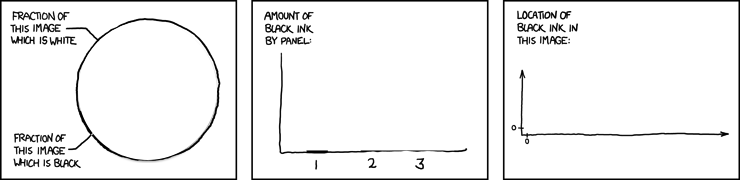
#> input picture input/base.png, 740 x 180 px
$ python meta.py   (older library calls are emulated)
#> lines starting #> are read from the running program, lines starting #| are printed output that depends on the picture
from __future__ import division
from pylab import imread, ion, figure, set_cmap, imshow, axis, title
from numpy import zeros, arange, argwhere
import numpy as np
from scipy.misc import imresize
from time import sleep

from drawnow import drawnow

def sector_mask(shape=None, centre=(200, 300), percentage=0.25, radius=100):
    """
    Return a boolean mask for a circular sector. The start/stop angles in
    `angle_range` should be given in clockwise order.
    """
    dc = 120
    angle_range = (dc, dc + percentage * 360)

    x, y   = np.ogrid[:shape[0],:shape[1]]
    cx, cy = centre
    tmin, tmax = np.deg2rad(angle_range)

    # ensure stop angle > start angle
    if tmax < tmin: tmax += 2*np.pi

    # convert cartesian --> polar coordinates
    r2 = pow(x-cx, 2) + pow(y-cy, 2)
    theta = np.arctan2(x-cx, y-cy) - tmin

    # wrap angles between 0 and 2*pi
    theta %= (2*np.pi)

    # circular mask
    circmask = r2 <= radius*radius

    # angular mask
    anglemask = theta <= (tmax-tmin)

    return circmask * anglemask

def draw_circle(percentage, image, r=70, center=(90, 148)):
    mask = sector_mask(shape=image.shape, percentage=percentage, radius=r, centre=center)
    image[mask] = 1
    return image

def draw_bars(panel_black, comic, height=400):
    base = 154
    for i in arange(3):
        bar_height = round(height * panel_black[i])
        comic[base-bar_height:base, 300+60*i:300+60*i+30] = 1

def draw_figure():
    # updating first panel
    number_black = argwhere(comic > BLACK).shape[0]
    percentage = number_black / n
    draw_circle(percentage, comic)

    # updating second panel
    panel_black = zeros(3)
    for i in arange(3):
        panel_black[i] = argwhere(comic[:, i*WIDTH:(i+1)*WIDTH] > BLACK).shape[0]
        panel_black[i] *= 1 / (WIDTH * HEIGHT)
    draw_bars(panel_black, comic)

    # updating the third panel
    resized = imresize(comic, 0.25)
    resized /= resized.max()
    rn, rm = resized.shape
    base_x, base_y = (80, 530)
    comic[base_x:base_x+rn, base_y:base_y+rm] = resized

if __name__ == "__main__":
    panels = 3
    WIDTH = 246
    BLACK = 0.2

    comic = imread('input/base.png')
#> comic is the input picture: shape (180, 740) float32; min 0, max 1, mean 0.941
    comic = 1 - comic
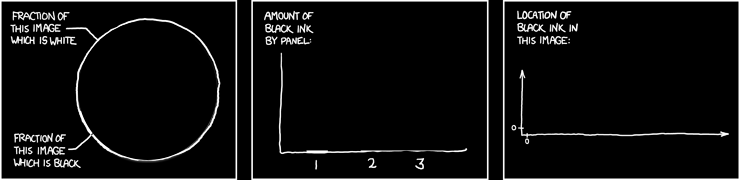
#> comic: shape (180, 740) float32; min 0, max 1, mean 0.0594
    HEIGHT = comic.shape[0]
#> HEIGHT = 180
    n = comic.shape[0] * comic.shape[1]
#> n = 133200

    # for drawnow
    S = 12
    ion()
    figure(figsize=(S, S/3))
    def update_image():
        set_cmap('binary')
        imshow(comic)
        axis('off')
        title('Iteration %d' % (i+1))

    for i in arange(7):
#> (the run stopped early here; a loop or call above may not have finished)

$ run again, with input/self_description.png copied over input/base.png
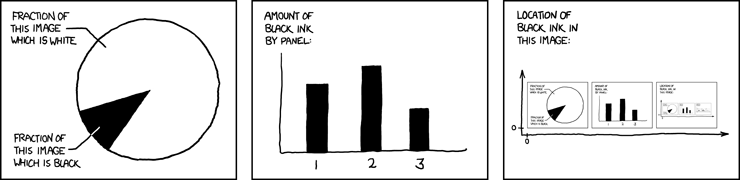
#> input picture input/self_description.png, 740 x 180 px
#> comic is the input picture: shape (180, 740) float32; min 0, max 1, mean 0.893
#> `comic = 1 - comic`:
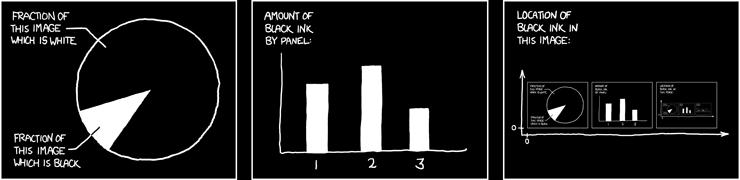
#> comic: shape (180, 740) float32; min 0, max 1, mean 0.107
